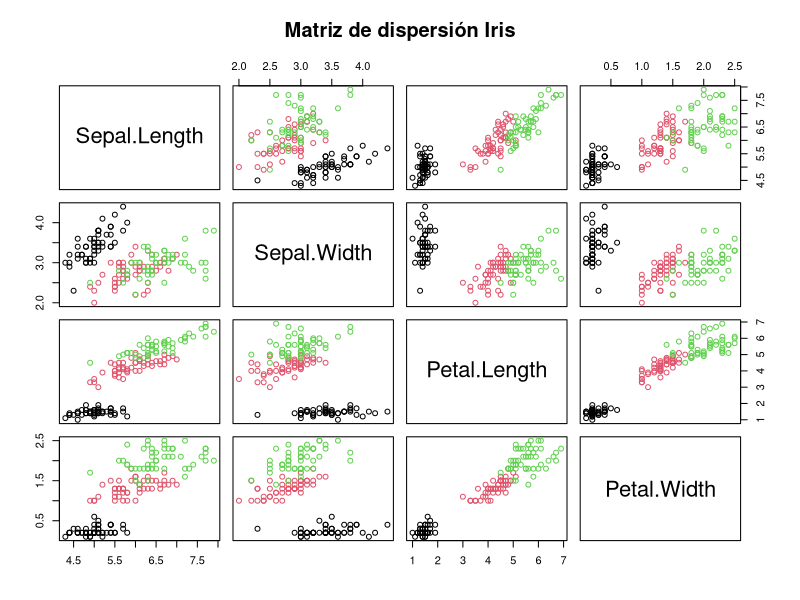

Recreate this plot in R. (Note: this script raises an error after producing the figure.)

# Ejercicios RMultinomial
# Problema 1:

# --------------------------------------------

'El fichero iris de R, contiene los datos correspondientes a medidas de los pétalos y sépalos
 de tres variedades de flor de iris (setosa, virginica y versicolor).
 Se desea realizar un análisis de Regresión Multinomial con el fin de predecir la variedad
 de la flor en función de las magnitudes de sus pétalos y sépalos. Se pide: '

'1) Recuperar los datos y realizar un estudio descriptivo previo atendiendo a nuestro
objetivo. '

library("tidyverse")
d <- iris
summary(d)
View(d)

plot(iris[, 1:4], col = iris$Species, main = "Matriz de dispersión Iris")

# --------------------------------------------

'2) Dividir el conjunto de datos en entrenamiento y prueba (70% entrenamiento,
 30% prueba). Tomar semilla 123.'

set.seed(123)

ntotal<-nrow(d)
n_entrenamiento<-round(0.7*ntotal)

filas_entrenamiento <- sample(1:ntotal, size = n_entrenamiento)
filas_entrenamiento

d_entrenamiento <- d[filas_entrenamiento, ] # 70%
d_test <- d[-filas_entrenamiento, ]         # 30% 
View(d_test)

# --------------------------------------------

'3) Con los datos de entrenamiento, obtener el modelo ajustado de Regresión
 Multinomial usando todos los predictores. '

'En la regresión multinomial, se coge una categoría para usarla como pivote,
 por defecto se coge por orden alfabético. Se coge la especie Setosa:
 ¿Qué probs hay de que sea Versicolor/Virginica en vez de Setosa?'

library("nnet")
mymultinom <- multinom(Species ~ ., data = d_entrenamiento)
summary(mymultinom)
'Coefficients:
            (Intercept) Sepal.Length Sepal.Width Petal.Length Petal.Width
 versicolor     63.7972    -27.80712   -27.99961      71.5816    18.78823
 virginica    -107.2881    -56.45906   -61.59348     140.6447    82.34126

 Versicolor -> ln(P(versi)/P(setosa)) = 63.7972 - 27.80712·Sepal.L - 27.99961·Sepal.W + ...

 Residual Deviance: 1.218832 -> cantidad de "error" que no se ha explicado
 AIC: 21.21883 -> equilibrio entre aciertos y ser simple'

# --------------------------------------------

'4) Con los datos de entrenamiento, aplicar los métodos de selección de regresores
 para comprobar si el modelo completo es reducible.'

modelo_backward <- step(mymultinom, direction = "backward")

modelo_nulo <- multinom(Species ~ 1, data = d)
modelo_forward <- step(modelo_nulo, scope = formula(mymultinom),
                       direction = "forward")

modelo_stepwise <- step(modelo_nulo, scope = formula(mymultinom),
                        direction = "both")

summary(modelo_backward)
'               Df      AIC
 <none>         10 21.21883
 El modelo es irreducible'

summary(modelo_forward)
'                Df      AIC
 <none>           8 29.26653
 + +Sepal.Length 10 31.89973
 El forward nos dice que si es reducible, se queda con todas menos Sepal.Length'

summary(modelo_stepwise)
'                Df      AIC
 <none>           8 29.26653
 + +Sepal.Length 10 31.89973
 - Sepal.Width    6 32.57901
 - Petal.Length   6 39.39931
 - Petal.Width    6 43.51576
 El stepwise nos dice de nuevo que es reducible, se queda todas menos Sepal.Length'

'Como el AIC del modelo_backward es el más bajo (21.21883), nos quedamos con él:
 Todas las variables son nuestro modelo, tomamos el modelo completo.'

# --------------------------------------------

'5) Con el modelo resultante del apartado anterior, obtener medidas de 
 bondad del ajuste e indicar si el modelo es significativo.'

mymultinom$AIC # Valor AIC del modelo: 21.21883
mymultinom$deviance #Valor de la devianza: 1.218832

'Significación del modelo comparando devianza del modelo completo frente al nulo'
diferencia_devianzas <- modelo_nulo$deviance - mymultinom$deviance
n = nrow(d)
c = nlevels(d$Species)
l = length(mymultinom$coefnames)
df_nulo = n - 1*(c-1)
df_mymultinom = n- l*(c-1)
grados_libertad <- df_nulo - df_mymultinom
p_valor <- pchisq(diferencia_devianzas, df = grados_libertad, lower.tail = FALSE)
p_valor
# el p-valor (3.734788e-66 < 0.05) permite concluir que el modelo completo es significativo.

'La signficación individual de cada predictor se obtiene con el test de Wald y el estadístico Z.'
valores_z <- summary(mymultinom)$coefficients/summary(mymultinom)$standard.errors
valores_z

p_valores <- 2*(1 - pnorm(abs(valores_z), 0, 1))
p_valores
'           (Intercept) Sepal.Length Sepal.Width Petal.Length Petal.Width
 versicolor   0.5936673    0.5031914  0.34227066  0.114124182 0.534419256
 virginica    0.3695915    0.1740520  0.03669608  0.001907569 0.006473231
 
 Para diferenciar a la Virginica de la Setosa: Sepal.Width, Petal.Length, Petal.Width
 son significativas (< 0.1); mientras que para diferenciar Versicolor frente a Setosa
 ninguno de los predictores es significativo (todos los p-valores > 0.1).
 Esto es porque hay una separación perfecta entre ambas especies y por eso
 aunque el modelo sea significativo nos da p-valores altos para estas variables.'

# --------------------------------------------

'6) Veamos ahora el problema de Regresión Multinomial como un problema de
 clasificación. Obtener la clase predicha para los datos del conjunto de prueba.'

d_test_predict <- predict(mymultinom, newdata = d_test, "class")
d_predict <- cbind(d_test, d_test_predict)
d_predict  # Predicción y datos originales juntos

'84   6.0   2.7   5.1   1.6   versicolor    virginica 
 -> Es versicolor y se ha clasificado como virginica, es el único error del modelo'

# --------------------------------------------

'7) Obtener la matriz de confusión para el conjunto de prueba y medir la eficiencia
 del clasificador con el “accuracy” (número de aciertos en la clasificación dividido
 entre número de datos totales).'

matriz_confusion <- table(d_predict$Species, d_predict$d_test_predict,
                          dnn = c("real", "predicho"))
matriz_confusion
'            predicho
 real         setosa versicolor virginica
   setosa         14          0         0
   versicolor      0         17         1
   virginica       0          0        13

 Como hemos resaltado antes, el 84 es el único error del modelo al predecirse'

accuracy <- sum(diag(matriz_confusion)) / sum(matriz_confusion)
accuracy
'Obtenemos un accuracy de 0.9777778 (97.78%). Esto indica que la eficiencia 
 global del clasificador es excelente, siendo capaz de generalizar muy bien 
 ante datos nuevos. El único fallo cometido refleja la dificultad natural de 
 separar las especies Versicolor y Virginica en sus casos frontera.'
